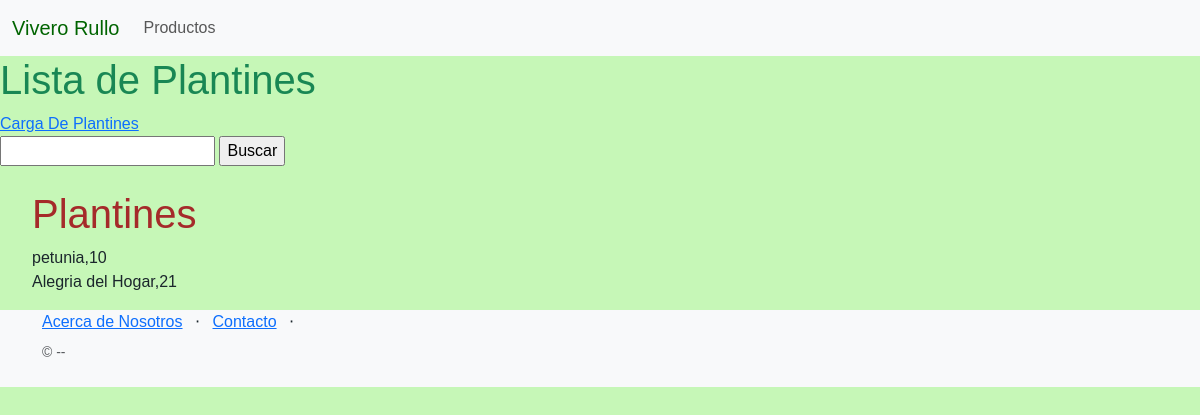
Before: /Productos/lista-Plantin/ with the older database file.
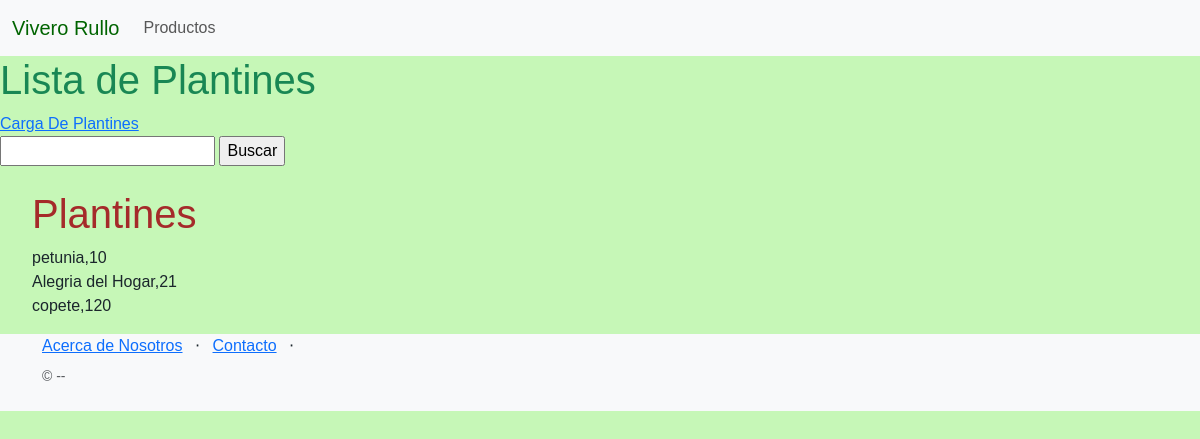
After: the same page with the newer database file.
### products/models.py (models this page shows, shortened)
class Plantin(models.Model):
    nombre=models.CharField(max_length=200)
    tipo=models.CharField(max_length=128)
    tamaño=models.CharField(max_length=200)
    stock=models.IntegerField()

### products/views.py (the view)
# urls.py: path('lista-Plantin/', listarPlantin, name='listaplantin'),
def listarPlantin(request):
    contexto = {
        'Plantines': Plantin.objects.all(),
    }
    return render(request=request,
                  template_name='products/listaPlantin.html',
                  context=contexto,
                  )

### products/templates/products/listaPlantin.html (shortened to what this page needs)
{% extends "products/base.html" %}
{% block contenido %}
<section>
  <div>
    <h1 style='color:#198754'>Lista de Plantines</h1>
    <a href="{% url 'plantin' %}" >Carga De Plantines</a>
 <form action="{% url 'buscaplantin' %}" method="post">
      <input type="text" name="nombre">
      <input type="submit" value="Buscar">
</form>
<br>
<ul>
  <h1 style="color: brown;">Plantines</h1>
    {% for planta in Plantines %}
      <li class="list-group-item"> {{ planta.nombre}},{{ planta.stock }} </li>
    {% endfor %}
</ul>
</div>
</section>
{% endblock contenido %}

### products/templates/products/base.html (shortened to what this page needs)
{% load static %}
<!DOCTYPE html>
<html lang="en">
  <head>
    <link href="https://cdn.jsdelivr.net/npm/bootstrap@5.3.0-alpha1/dist/css/bootstrap.min.css" rel="stylesheet">
    <link href="https://cdn.jsdelivr.net/npm/bootstrap@5.3.0-alpha1/dist/js/bootstrap.bundle.min.js" rel="stylesheet">
    <link href="{% static 'css/login.css' %}" rel=stylesheet />
  </head>
<body>
  <nav class="navbar navbar-expand-lg bg-body-tertiary">
    <div class="container-fluid">
      <a class="navbar-brand" style='color:darkgreen'href="{% url 'inicio' %}">Vivero Rullo</a>
      <div class="collapse navbar-collapse" id="navbarSupportedContent">
        <ul class="navbar-nav me-auto mb-2 mb-lg-0">
          <li class="nav-item">
            <a class="nav-link" href="{% url 'Productos' %}">Productos</a>
          </li>
        </ul>
      </div>
    </div>
  </nav>
   {% block contenido %}
   {% endblock contenido %}
   <footer class="footer bg-light">
    <div class="container">
        <div class="row">
            <div class="col-lg-6 h-100 text-center text-lg-start my-auto">
                <ul class="list-inline mb-2">
                    <li class="list-inline-item"><a href="#!">Acerca de Nosotros</a></li>
                    <li class="list-inline-item">⋅</li>
                    <li class="list-inline-item"><a href="#!">Contacto</a></li>
                    <li class="list-inline-item">⋅</li>
                </ul>
                <p class="text-muted small mb-4 mb-lg-0">&copy; --</p>
                <div class="col-lg-6 h-100 text-center text-lg-end my-auto">
                 <ul class="list-inline mb-0">
                 </ul>
                </div>
            </div>
        </div>
    </div>
</footer>
</body>
</html>

### static/css/login.css (style rules this page uses)
body { font-family: 'Overpass', sans-serif; font-weight: normal; font-size: 100%; color: #1b262c; margin: 0; background-color: #c6f7b7; }

Changed rows visible on the page:
added Plantin: nombre "copete", stock "120"
